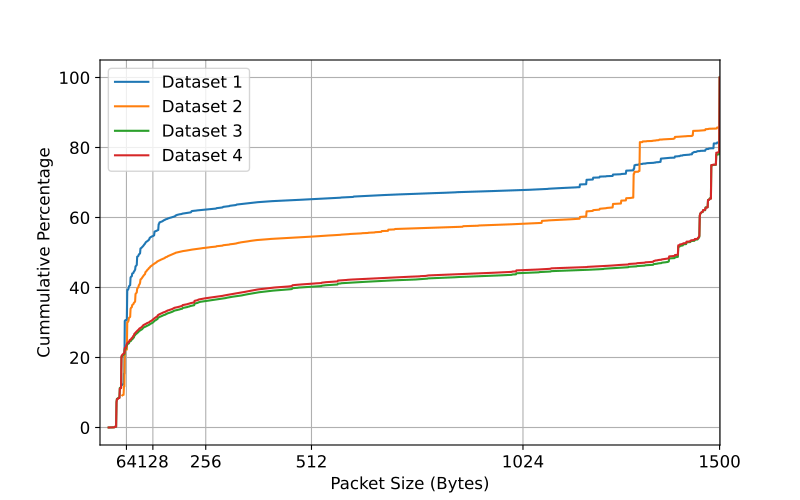

Reproduce this figure in Python.
import csv
import matplotlib.pyplot as plt

# Initialize lists to store data
packet_sizes_mawi = []
mar_count = []
oct_count = []

# Read data from CSV file
with open('mawi.csv', 'r') as file:
    csv_reader = csv.reader(file)
    next(csv_reader)  # Skip header row
    for row in csv_reader:
        packet_sizes_mawi.append(int(row[0]))
        mar_count.append(float(row[1]))
        oct_count.append(float(row[2]))

# Initialize lists to store data
packet_sizes_caida = []
jan1_count = []
jan2_count = []

# Read data from CSV file
with open('caida.csv', 'r') as file:
    csv_reader = csv.reader(file)
    next(csv_reader)  # Skip header row
    for row in csv_reader:
        packet_sizes_caida.append(int(row[0]))
        jan1_count.append(float(row[1]))
        jan2_count.append(float(row[2]))

# Plotting
plt.figure(figsize=(8, 5))
plt.rcParams.update({'font.size': 12}) #16

# Plotting percentage of packet count
plt.plot(packet_sizes_mawi, mar_count, label='Dataset 1')
plt.plot(packet_sizes_mawi, oct_count, label='Dataset 2')
plt.plot(packet_sizes_caida, jan1_count, label='Dataset 3')
plt.plot(packet_sizes_caida, jan2_count, label='Dataset 4')

plt.xlim(0,1501)
plt.xticks([64,128,256,512,1024,1500])
# plt.xticklabels(['1', '1.5', '3', '5','10'], fontsize=fsize - 1)  # Custom labels for the right y-axis

# Adding labels and title
plt.xlabel('Packet Size (Bytes)')
plt.ylabel('Cummulative Percentage')
#plt.title('Packet Size Distribution')
plt.legend()

# Display plot
plt.grid(True)
plt.savefig("mawi_caida.pdf")
# plt.savefig("data.png")
plt.show()
